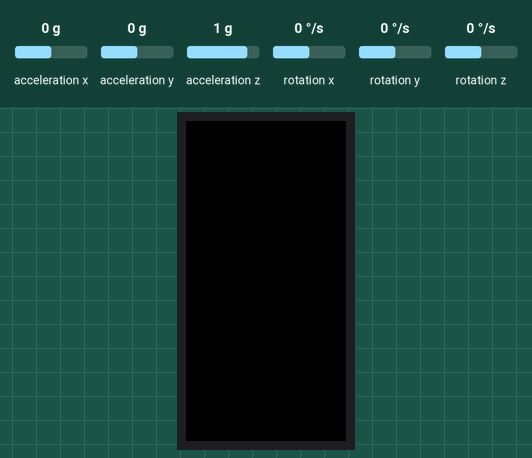
This sketch was run on a simulated ESP32. Parts: 160×80 colour display. The inputs (shaded band) are chosen by the test bench; at power-on: acceleration x 0 g, acceleration y 0 g, acceleration z 1 g, rotation x 0 °/s, rotation y 0 °/s, rotation z 0 °/s. WiFi joins after 1.5 s; servers stay silent unless stated; what the sketch prints to the serial monitor is not drawn.

Above: at 2.8 s.
2.9 s: acceleration x set to -1.4 g
At 4.0 s:
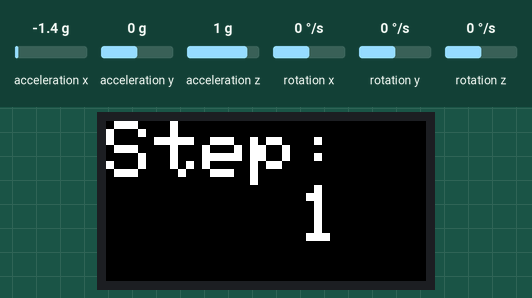
4.5 s: acceleration x set to 0.8 g
At 5.8 s:
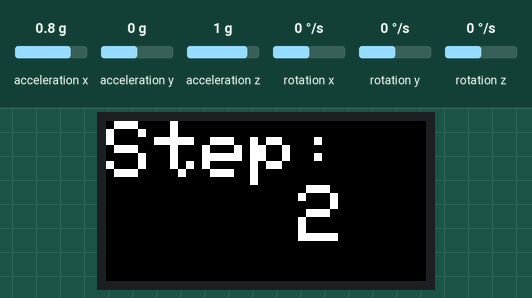
6.5 s: acceleration x set to -0.8 g
At 7.6 s:
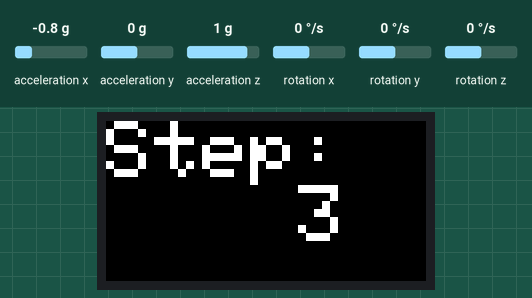
Timing chart, 0 to 9.5 s (numbered marks = the images above; inputs shaded):
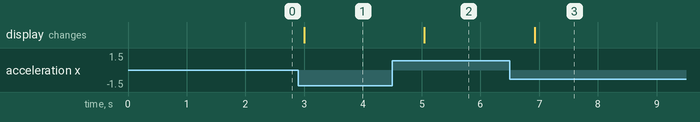

The sketch:

Temalabor.ino
```cpp
#include <M5StickC.h>
#include <WiFi.h>
#include <WiFiClient.h>
#include <WebServer.h>
#include <ESPmDNS.h>
#include <Ticker.h>
#include<WebSocketsServer.h>
Ticker timer;

// Floats for the IMU
float accX = 0.0F;
float accY = 0.0F;
float accZ = 0.0F;

float gyroX = 0.0F;
float gyroY = 0.0F;
float gyroZ = 0.0F;

float pitch = 0.0F;
float roll  = 0.0F;
float yaw   = 0.0F;

// For the exponential moving average
static float alpha = 0.82;
static float acc_x_out_exp = 0;
static float acc_y_out_exp = 0;
static float acc_z_out_exp = 0;

// For the step count
int step = 0;
float total = 0;
int count = 0;
float avg = 1.1;
float width = 0;
boolean state = false;
boolean old_state = false;

// Connecting to the internet
const char* ssid = "Tupturup";
const char* password = "verysecuredpassword";

// Creating the server
WebServer server(80);

// Adding a websocket to the server
WebSocketsServer webSocket = WebSocketsServer(81);

// Root handling
void handleRoot() {
  server.send(200, "text/plain", "Henlo from M5Stack Temalabor!");
}

// Exception handling
void handleNotFound() {
  String message = "File Not Found\n\n";
  message += "URI: ";
  message += server.uri();
  message += "\nMethod: ";
  message += (server.method() == HTTP_GET) ? "GET" : "POST";
  message += "\nArguments: ";
  message += server.args();
  message += "\n";
  for (uint8_t i = 0; i < server.args(); i++) {
    message += " " + server.argName(i) + ": " + server.arg(i) + "\n";
  }
  server.send(404, "text/plain", message);
}

// Serving a webpage
char webpage[] PROGMEM = R"=====(
<html>
<!-- Adding a data chart using Chart.js -->
<head>
  <script src='https://cdnjs.cloudflare.com/ajax/libs/Chart.js/2.5.0/Chart.min.js'></script>
  <meta charset="UTF-8"/>
</head>
<body onload="init()">
<!-- Adding a slider for controlling data rate -->
<div>
  <input type= "range" min="1" value="5" id="dataRateSlider" oninput ="sendDataRate()" />
  <label for="dataRateSlider" id="dataRateLabel">Rate: 0.2Hz</label>
</div>
<hr />
<div>
  <canvas id="line-chart" width="800" height="450"></canvas>
</div>
<!-- Adding a websocket to the client (webpage) -->
<script>
  var webSocket;
var dataPlot;
var maxDataPoints = 100;

function RemoveData() {
  dataPlot.data.labels.shift();
  dataPlot.data.datasets[0].data.shift();
}

function addData(label, data) {
  if (dataPlot.data.labels.length > maxDataPoints) {
    removeData();
  }
  dataPlot.data.labels.push(label);
  dataPlot.data.datasets[0].data.push(data.accX);
  dataPlot.data.datasets[1].data.push(data.accY);
  dataPlot.data.datasets[2].data.push(data.accZ);
  dataPlot.update();
}

function init() {
  document.body.style.backgroundColor = "#f2f5ab";
  webSocket = new WebSocket('ws://' + window.location.hostname + ':81/');
  dataPlot = new Chart(document.getElementById("line-chart"), {
    type: 'line',
    data: {
      labels: [],
      datasets: [{
        data: [],
        label: "accX: ",
        borderColor: "#2ecdc6",
        fill: false
      },
      {
        data: [],
        label: "accY: ",
        borderColor: "#eb34b7",
        fill: false
      },
            {
        data: [],
        label: "accZ: ",
        borderColor: "#34eb46",
        fill: false
      }]
    }
  });
  webSocket.onmessage = (event) => {
    var data = JSON.parse(event.data);
    //console.log(data);
    var today = new Date();
    var t = today.getHours() + ":" + today.getMinutes() + ":" + today.getSeconds();
    addData(t, data);
  }
}

function sendDataRate() {
  var dataRate = document.getElementById("dataRateSlider").value;
  webSocket.send(dataRate);
  //dataRate = 1.0 / dataRate;
  document.getElementById("dataRateLabel").innerHTML = "Rate: " + dataRate + "Hz; //.toFixed(2); // + "HZ";
}
</script>
</body>
</html>
)=====";


// SETUP
void setup() {
  m5.begin();
  M5.Lcd.setRotation(3);
  M5.IMU.Init();
  Serial.begin(115200);
  WiFi.mode(WIFI_STA);
  WiFi.begin(ssid, password);
  Serial.println("");

  // Wait for connection
  while (WiFi.status() != WL_CONNECTED) {
    delay(500);
    Serial.print(".");
  }
  Serial.println("");
  Serial.print("Connected to ");
  Serial.println(ssid);
  Serial.print("IP address: ");
  Serial.println(WiFi.localIP());

  if (MDNS.begin("esp32")) {
  Serial.println("MDNS responder started");
  }

  //server.on("/", handleRoot);

  server.on("/inline", []() {
    server.send(200, "text/plain", "this works as well");
  });

  server.on("/",[](){
    server.send_P(200, "text/html", webpage);
  });

  server.onNotFound(handleNotFound);

  server.begin();
  Serial.println("HTTP server started");

  webSocket.begin();
  Serial.println("Websocket started");
  webSocket.onEvent(webSocketEvent);

  timer.attach(5, getData);

}

// LOOP
void loop() {

  // Read sensor data
  float temp = 0;
  M5.IMU.getGyroData(&gyroX,&gyroY,&gyroZ);
  M5.IMU.getAccelData(&accX,&accY,&accZ);
  M5.IMU.getAhrsData(&pitch,&roll,&yaw);
  M5.IMU.getTempData(&temp);

  //Serial.printf("%f %f %f\n\r", gyroX, gyroY, gyroZ);

  //M5.Lcd.setCursor(0, 20);
  //M5.Lcd.printf("%6.2f  %6.2f  %6.2f o/s\n", gyroX, gyroY, gyroZ);

  // Websocket things
  webSocket.loop();
  server.handleClient();
  delay(2);//allow the cpu to switch to other tasks

  // Use the expo filter
  float acc_x = accX;
  acc_x_out_exp = alpha * acc_x_out_exp + (1 - alpha) * acc_x;
  float acc_y = accY;
  acc_y_out_exp = alpha * acc_y_out_exp + (1 - alpha) * acc_y;
  float acc_z = accZ;
  acc_z_out_exp = alpha * acc_z_out_exp + (1 - alpha) * acc_z;


  float accel = sqrt(acc_x_out_exp*acc_x_out_exp +
                     acc_y_out_exp*acc_y_out_exp +
                     acc_z_out_exp/acc_z_out_exp);

  Serial.printf("%lf %lf\n\r", acc_x, acc_x_out_exp);

  //M5.Lcd.fillScreen(GREEN);
  M5.Lcd.setCursor(0, 30);
  M5.Lcd.setTextSize(2);
  //M5.Lcd.println("Henlo:");

  // This for the demo to show the original signal and the filtered
  // M5.Lcd.println(accX);
  // M5.Lcd.println(acc_x_out_exp);

// Step count things
 // Calibration for average acceleration.
  if (count < 100) {
    total += accel;
    count += 1;
  } else {
    avg = total / count;
    width = avg / 10;
    total = avg;
    count = 1;
  }

  // When current accel is ...
  if (accel > avg + width) {
    state = true;
  } else if (accel < avg - width) {
    state = false;
  }

  // Count up step.
  if (!old_state && state) {
    step += 1;

    // Display step
    M5.Lcd.setCursor(0, 0);
    M5.Lcd.setTextSize(4);
    M5.Lcd.printf("Step:\n");
    M5.Lcd.printf("%5d\n", step);
  }
    old_state = state;

  delay(50);

}

void getData(){
  String json = "{\"accX\":";
  json += accX;
  json += ",\"accY\":";
  json += accY;
  json += ",\"accZ\":";
  json += accZ;
  json += "}";
  webSocket.broadcastTXT(json.c_str(), json.length());
  Serial.printf("%6.2f \n", accX);
  Serial.printf("HEEEEEENLO\n");
}

void webSocketEvent(uint8_t num, WStype_t type, uint8_t * payload, size_t length){
  // Do something with data
  if(type == WStype_TEXT){
    float dataRate = (float)atof((const char*) &payload[0]);
    timer.detach();
    timer.attach(dataRate, getData);
  }
}
```

Measured:
- after the input at 2.9 s, the display: changes after 0.10 s (image 1)
- after the input at 4.5 s, the display: changes after 0.54 s (image 2)
- after the input at 6.5 s, the display: changes after 0.42 s (image 3)
